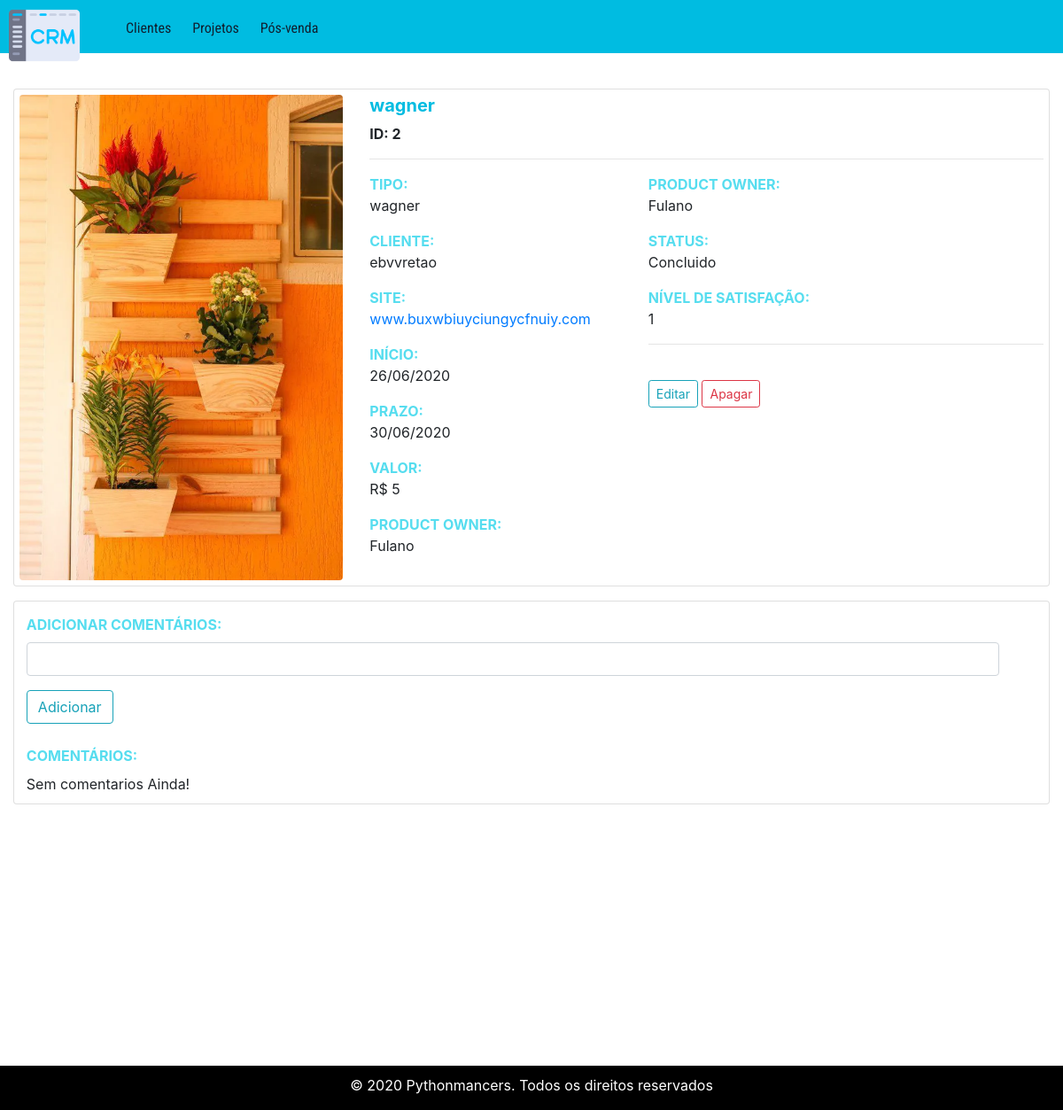
Screenshot of /projetos/especifico/2 with the database file from the repository.
### crm/projetos/models.py (models this page shows, shortened)
class Projeto(db.Model):
    __tablename__ = "projeto"
    id = db.Column(db.Integer, primary_key = True)
    nome        = db.Column(db.String,nullable = False)
    comentarios = db.Column(db.String, nullable = True)
    tipo        = db.Column(db.String)
    cliente     = db.Column(db.String)
    url         = db.Column(db.String)
    valor       = db.Column(db.Integer)
    po          = db.Column(db.String)
    prazo       = db.Column(db.Integer)
    inicio      = db.Column(db.String)
    data        = db.Column(db.Integer)
    status      = db.Column(db.String)
    nota        = db.Column(db.Integer)

### crm/projetos/views.py (the view, shortened to what this page needs)
@projeto.route('/especifico/<_id>', methods=['POST', 'GET'])
def especifico(_id):
    separador = 0
    projeto = Projeto.query.get_or_404(_id)
    projeto_comentarios = projeto.comentarios.split('|')
    if request.method == 'POST' and separador == 0:
        db.session.delete(projeto)
        db.session.commit()
        return redirect(url_for('projeto.index'))
    return render_template('especifico_projetos.html', projeto = projeto,
                                                       projeto_comentarios = projeto_comentarios,
                                                       )

### crm/projetos/templates/especifico_projetos.html (shortened to what this page needs)
{% extends 'base.html' %}
{% block links %}
<link rel="stylesheet" href="{{url_for('static', filename='css/projeto-especifico.css')}}">
{% endblock links %}
{% block content %}
<div class=" row justify-content-center">
    <div class="card mb-3 d-inline-flex w-100" id="rowCard">
        <div class="row">
            <div class="col-4">
                <img src="{{url_for('static', filename='imgs/vasos.webp')}}" alt="Card image cap"
                    class="rounded img-fluid">
            </div>
            <div class="col-8">
                <h5><strong class="color1">{{projeto.nome}}</strong></h5>
                <p class="color5"><strong>ID: {{projeto.id}}</strong></p>
                <hr>
                <div class="row">
                    <div class="col-5">
                        <p class="color5"><strong class="color3">TIPO:<br></strong>{{projeto.nome}}</p>
                        <p class="color5"><strong class="color3">CLIENTE:<br></strong>{{projeto.cliente}}</p>
                        <p class="color5"><strong class="color3">SITE:<br></strong><a href="">{{projeto.url}}</a></p>
                        <p class="color5"><strong class="color3">INÍCIO:<br></strong>{{projeto.inicio}}</p>
                        <p class="color5"><strong class="color3">PRAZO:<br></strong>{{projeto.prazo}}</p>
                        <p class="color5"><strong class="color3">VALOR:<br></strong>R$ {{projeto.valor}}</p>
                        <p class="color5"><strong class="color3">PRODUCT OWNER:<br></strong>{{projeto.po}}</p>
                    </div>
                    <div class="col-7 pl-0">
                        <p class="color5"><strong class="color3">PRODUCT OWNER:<br></strong>{{projeto.po}}</p>
                        <p class="color5"><strong class="color3">STATUS:<br></strong>{{projeto.status}}</p>
                        {% if projeto.nota >= 0 %}
                        <p class="color5"><strong class="color3">NÍVEL DE SATISFAÇÃO: <br></strong>{{projeto.nota}}</p>
                        {% endif %}
                        <hr>
                        <button id="editarprojeto" class="btn btn-outline-info color5 btn-sm mt-4">Editar</button>
                        <button id="apagarprojeto" class="btn btn-outline-danger color5 btn-sm mt-4">Apagar</button>
                    </div>
                </div>
            </div>
        </div>
    </div>
    <div class="d-flex justify-content-center w-100">
        <div class="card w-100" id="rowCard">
            <div class="row justify-content-center">
                <div class="col-12 ml-3 mt-2">
                    <div class="form-group pl-0">
                        <form method="POST">
                            <div class="form-group" style="width: auto;">
                                <label for="observacaoExtra" class=" color3"><strong>ADICIONAR
                                        COMENTÁRIOS:</strong></label>
                                <input type="text" name="comentario" class="form-control mr-5" id="observacaoExtra" style="width: 95%;">
                            </div>
                            <button type="submit" class="btn btn-outline-info">Adicionar</button>
                        </form>
                    </div>
                    <p class=" mb-2 mt-4"><strong class="color3">COMENTÁRIOS:</strong></p>
                    {% for obs in projeto_comentarios %}
                    <p class="color5 mb-1">{{obs}}</p>
                    {% endfor %}
                </div>
            </div>
        </div>
    </div>
</div>
{% endblock content%}

### crm/templates/base.html (shortened to what this page needs)
<!DOCTYPE html>
<html lang="pt-br">
<head>
    <link rel="stylesheet" type="text/css" href="{{url_for('static', filename='css/indexx.css')}}" />
    <link rel="stylesheet" type="text/css" href="{{url_for('static', filename='css/bootstrap.css')}}">
    {% block links %}
    {% endblock links %}
</head>
<body>
    <header>
        <a href="{{url_for('home.index')}}"><img id="logo" src="{{url_for('static', filename='imgs/logo.png')}}" alt="Logo"></a>
        <nav id="menu">
            <ul>
                <li><a href="{{url_for('cliente.index')}}">Clientes</a></li>
                <li><a href="{{url_for('projeto.index')}}">Projetos</a></li>
                <li><a href="{{url_for('pos_venda.index')}}">Pós-venda</a></li>
            </ul>
        </nav>
    </header>
    <main class="marginBody wrapper">
        <div class="container justify-content-left">
            <div class="row justify-content-left">
                {% block content %}
                {% endblock content%}
            </div>
        </div>
    </main>
    <footer class="footer">
        <p> ­&copy; 2020 Pythonmancers. Todos os direitos reservados </p>
    </footer>
</body>
</html>

### crm/static/css/indexx.css (style rules this page uses)
body { font-family: 'Oswald', Helvetica, sans-serif; background-color: #f1f1f5; height: 100%; margin: 0; }
.marginBody { margin-top: 100px; }
header { display: block; position: fixed; top: 0px; left: 0px; width: 100%; height: 60px; background-color: #00bce1; z-index: 2; }
#menu ul { position: fixed; display: flex; top: 0px; left: 100px; right: 0px; height: 60px; padding-left: 30px; margin: 0px; font-size: 16px; min-width: 260px; }
#menu ul li { display: inline; }
#menu li { margin-top: 10px; font-family: 'Roboto Condensed', sans-serif; }
#menu ul li a { padding: 12px; display: inline-block; background-color: #00bce1; color: #102030; text-decoration: none; }
#logo { width: 110px; height: 80px; padding-left: 10px; padding-right: 20px; }
main { margin-top: 76px; }
footer { width: 100%; margin-top: 60px; bottom: 0px; left: 0px; background-color: black; color: white; text-align: center; font-size: 16px; padding: 10px 0; }
.footer { clear: both; height: 50px; margin-top: 25.6%; }
.wrapper { min-height: 100%; margin-bottom: -11.5px; }

### crm/static/css/projeto-especifico.css (style rules this page uses)
header { display: block; position: fixed; top: 0px; left: 0px; width: 100%; height: 60px; background-color: #00bce1; z-index: 2; }
#menu ul { position: fixed; display: flex; top: 0px; left: 100px; right: 0px; height: 60px; padding-left: 30px; margin: 0px; font-size: 16px; min-width: 260px; }
#menu ul li { display: inline; }
#menu li { margin-top: 8px; font-family: 'Roboto Condensed', sans-serif; }
#menu ul li a { padding: 12px; display: inline-block; background-color: #00bce1; color: #102030; text-decoration: none; }
#logo { width: 110px; height: 80px; padding-left: 10px; padding-right: 20px; }
.color1 { color: #00BCE1; }
.color3 { color: #56DDEF; }
div.card { margin: 0px; }
ul { padding-left: 50px; list-style: none; }
#rowCard { padding: 0.5%; }

### rows the page displays
Projeto: nome "wagner", id "2", cliente "ebvvretao", url "www.buxwbiuyciungycfnuiy.com", inicio "26/06/2020", prazo "30/06/2020", valor "5", po "Fulano", status "Concluido", nota "1", comentarios "Sem comentarios Ainda!"
